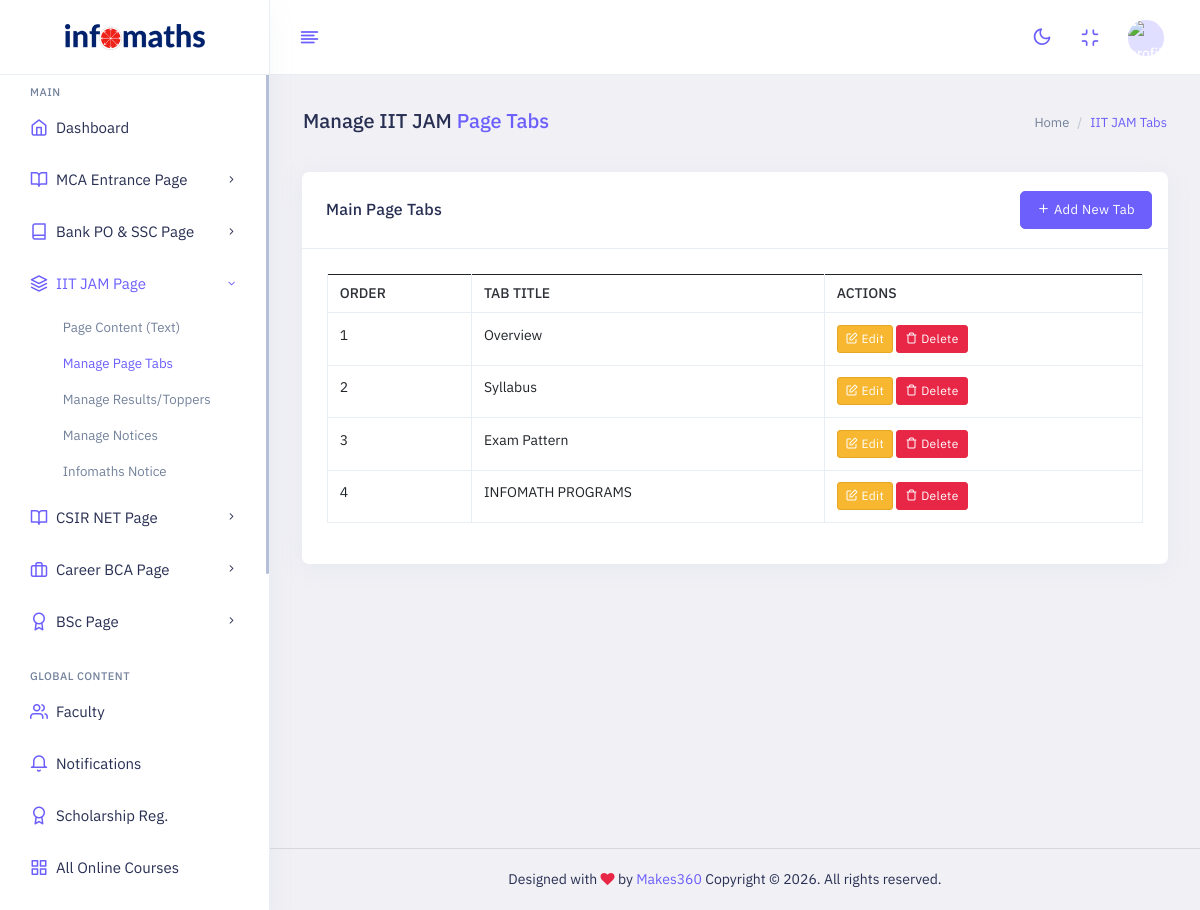
Screenshot of /admin/iit-jam-page-tabs.php (signed in) with the database file from the repository.
### tables this page shows
CREATE TABLE `iit_jam_page_tabs` (
  `id` int(11) NOT NULL,
  `tab_title` varchar(255) NOT NULL,
  `tab_content` text DEFAULT NULL,
  `display_order` int(11) DEFAULT 0,
  `is_active` tinyint(1) DEFAULT 1,
  `created_at` timestamp NOT NULL DEFAULT current_timestamp()
);

### admin/iit-jam-page-tabs.php (the view, shortened to what this page needs)
<?php
require_once '../database.php';
$tabs = [];
try {
    $stmt = $pdo->prepare("SELECT * FROM iit_jam_page_tabs ORDER BY display_order ASC");
    $stmt->execute();
    $tabs = $stmt->fetchAll(PDO::FETCH_ASSOC);
} catch (PDOException $e) {
    $error_message = "Error fetching tabs: " . $e->getMessage();
}
?>
<!doctype html>
<html lang="en" dir="ltr">
<head>
    <link id="style" href="assets/plugins/bootstrap/css/bootstrap.min.css" rel="stylesheet">
    <link href="assets/css/style.css" rel="stylesheet">
    <link href="assets/css/plugins.css" rel="stylesheet">
    <link href="assets/css/icons.css" rel="stylesheet">
    <link href="https://cdn.jsdelivr.net/npm/summernote@0.8.18/dist/summernote-lite.min.css" rel="stylesheet">
    <link href="assets/switcher/css/switcher.css" rel="stylesheet">
    <link href="assets/switcher/demo.css" rel="stylesheet">
</head>
<body class="app sidebar-mini ltr light-mode">
    <div class="page">
        <div class="page-main">
            <?php include 'assets/header.php'; ?>
            <?php include 'assets/sidebar.php'; ?>
            <div class="main-content app-content mt-0">
                <div class="side-app">
                    <div class="main-container container-fluid">
                        <div class="page-header">
                            <h1 class="page-title">Manage IIT JAM <span class="text-primary">Page Tabs</span></h1>
                            <div>
                                <ol class="breadcrumb">
                                    <li class="breadcrumb-item"><a href="panel">Home</a></li>
                                    <li class="breadcrumb-item active" aria-current="page">IIT JAM Tabs</li>
                                </ol>
                            </div>
                        </div>
                        <div class="row row-sm">
                            <div class="col-lg-12">
                                <div class="card">
                                    <div class="card-header">
                                        <h3 class="card-title">Main Page Tabs</h3>
                                        <div class="card-options">
                                            <button type="button" class="btn btn-primary" data-bs-toggle="modal" data-bs-target="#addTabModal">
                                                <i class="fe fe-plus"></i> Add New Tab
                                            </button>
                                        </div>
                                    </div>
                                    <div class="card-body">
                                        <div class="table-responsive">
                                            <table class="table table-bordered text-nowrap border-bottom">
                                                <thead>
                                                    <tr>
                                                        <th>Order</th>
                                                        <th>Tab Title</th>
                                                        <th>Actions</th>
                                                    </tr>
                                                </thead>
                                                <tbody>
                                                    <?php if (!empty($tabs)): ?>
                                                        <?php foreach ($tabs as $tab): ?>
                                                            <tr>
                                                                <td><?php echo $tab['display_order']; ?></td>
                                                                <td><?php echo htmlspecialchars($tab['tab_title']); ?></td>
                                                                <td>
                                                                    <button class="btn btn-warning btn-sm edit-tab-btn"
                                                                        data-id="<?php echo $tab['id']; ?>"
                                                                        data-title="<?php echo htmlspecialchars($tab['tab_title']); ?>"
                                                                        data-order="<?php echo $tab['display_order']; ?>"
                                                                        data-bs-toggle="modal" data-bs-target="#editTabModal">
                                                                        <i class="fe fe-edit"></i> Edit
                                                                    </button>
                                                                    <a href="?delete_id=<?php echo $tab['id']; ?>" class="btn btn-danger btn-sm" onclick="return confirm('Delete this tab?')">
                                                                        <i class="fe fe-trash"></i> Delete
                                                                    </a>
                                                                </td>
                                                            </tr>
                                                        <?php endforeach; ?>
                                                    <?php else: ?>
                                                        <tr><td colspan="3" class="text-center">No tabs found.</td></tr>
                                                    <?php endif; ?>
                                                </tbody>
                                            </table>
                                        </div>
                                    </div>
                                </div>
                            </div>
                        </div>
                    </div>
                </div>
            </div>
            <?php include 'assets/footer.php'; ?>
        </div>
    </div>
</body>
</html>

### rows the page displays
iit_jam_page_tabs: display_order "1", tab_title "Overview"
iit_jam_page_tabs: display_order "2", tab_title "Syllabus"
iit_jam_page_tabs: display_order "3", tab_title "Exam Pattern"
iit_jam_page_tabs: display_order "4", tab_title "INFOMATH PROGRAMS"
